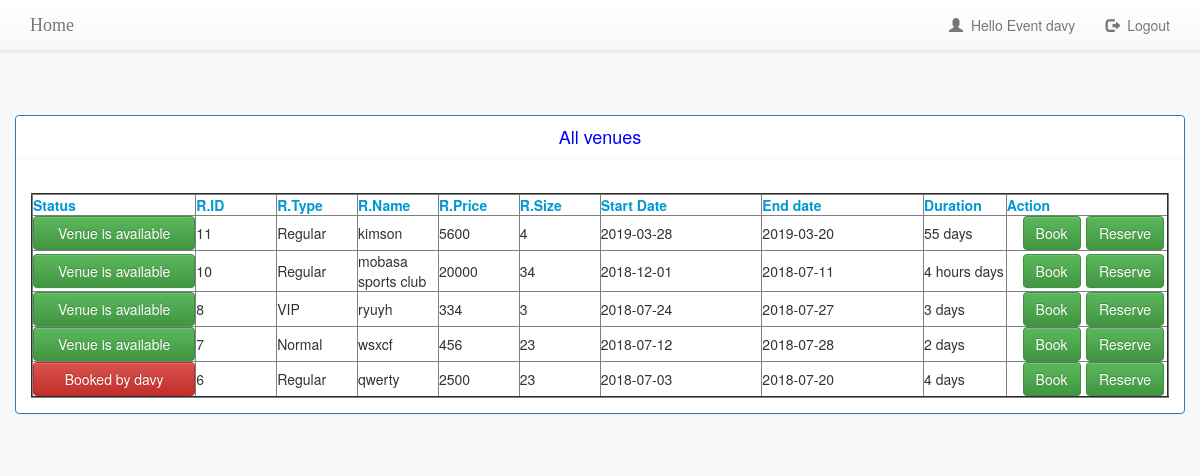
The page /ownerhome.php (signed in) on the database its author committed.
### tables this page shows
CREATE TABLE `tbl_users` (
  `user_id` int(11) NOT NULL,
  `firstname` varchar(60) NOT NULL,
  `lastname` varchar(60) NOT NULL,
  `username` varchar(60) NOT NULL,
  `phonenumber` varchar(15) NOT NULL,
  `email` varchar(60) NOT NULL,
  `password` varchar(255) NOT NULL,
  `logintype` varchar(11) NOT NULL DEFAULT '0'
);

CREATE TABLE `tbl_venue` (
  `id` int(11) NOT NULL,
  `roomType` varchar(255) NOT NULL,
  `roomName` varchar(255) NOT NULL,
  `roomPrice` varchar(255) NOT NULL,
  `roomSize` varchar(255) NOT NULL,
  `startDate` varchar(255) NOT NULL,
  `endDate` varchar(255) NOT NULL,
  `duration` varchar(255) NOT NULL,
  `status` int(11) NOT NULL DEFAULT '0'
);

CREATE TABLE `tbl_bookreserve` (
  `id` int(11) NOT NULL,
  `postId` int(11) NOT NULL,
  `venueId` int(11) NOT NULL,
  `roomType` varchar(255) NOT NULL,
  `roomName` varchar(255) NOT NULL,
  `roomPrice` varchar(255) NOT NULL,
  `roomSize` varchar(255) NOT NULL,
  `startDate` varchar(255) NOT NULL,
  `endDate` varchar(255) NOT NULL,
  `duration` varchar(255) NOT NULL,
  `status` int(11) NOT NULL DEFAULT '0',
  `bookReservePerson` varchar(255) NOT NULL,
  `allocate` int(11) NOT NULL DEFAULT '0',
  `event` varchar(255) NOT NULL DEFAULT 'Non'
);

### ownerhome.php (the view, shortened to what this page needs)
<?php
include_once 'dbconnect.php';
$query = $DBcon->query("SELECT * FROM tbl_users WHERE user_id=".$_SESSION['userSession']);
$userRow=$query->fetch_array();
?>
<!DOCTYPE html PUBLIC "-//W3C//DTD XHTML 1.0 Transitional//EN" "http://www.w3.org/TR/xhtml1/DTD/xhtml1-transitional.dtd">
<html xmlns="http://www.w3.org/1999/xhtml">
<head>
<link href="bootstrap/css/bootstrap.min.css" rel="stylesheet" media="screen">
<link href="bootstrap/css/bootstrap-theme.min.css" rel="stylesheet" media="screen">
<link rel="stylesheet" href="style.css" type="text/css" />
</head>
<body>
<nav class="navbar navbar-default navbar-fixed-top">
      <div class="container">
        <div class="navbar-header">
          <a class="navbar-brand" href="#">Home</a>
        </div>
        <div id="navbar" class="navbar-collapse collapse">
          <ul class="nav navbar-nav navbar-right">
            <li><a href="#"><span class="glyphicon glyphicon-user"></span>&nbsp; <?php echo "Hello Event ".$userRow['username']; ?></a></li>
            <li><a href="logout.php?logout"><span class="glyphicon glyphicon-log-out"></span>&nbsp; Logout</a></li>
          </ul>
        </div>
      </div>
    </nav>
<div class="row" style="padding-top: 100px;">
  <div class="panel-body">
     <div class="col-md-12 ">
    <div class="panel panel-primary">
      <div class="panel heading">
       <h4 style="color: blue;"><center>All venues</center></h4>
      </div>
      <div class="panel-body" style="overflow-y: scroll;max-height: 720px;">
       <table  width="100%"  border='2' align="center">
                <thead>
                <tr>
                     <th width="5%" style="color: #0099D3;">Status</th>
                    <th width="5%" style="color: #0099D3;">R.ID</th>
                   <th width="5%" style="color: #0099D3;">R.Type</th>
                   <th width="5%" style="color: #0099D3;">R.Name</th>
                    <th width="5%" style="color: #0099D3;">R.Price</th>
                     <th width="5%" style="color: #0099D3;">R.Size</th>
                      <th width="10%" style="color: #0099D3;">Start Date</th>
                       <th width="10%" style="color: #0099D3;">End date</th>
                        <th width="5%" style="color: #0099D3;">Duration</th>
                         <th width="10%" style="color: #0099D3;">Action</th>
                </tr>
                </thead>
                <tbody>
<?php
 $stmt = $DB_con->prepare('SELECT * FROM tbl_venue ORDER BY id DESC');
    $stmt->execute();
    if($stmt->rowCount() > 0)
    {
        while($row=$stmt->fetch(PDO::FETCH_ASSOC))
        {
            extract($row);
            ?>
           <?php
                 echo '<tr>';
                  echo '<td width="5%">';
                    if($row['status']==1){
        $id = $row['id'];
        $stmt_select_venue = $DB_con->prepare('SELECT * FROM tbl_bookReserve WHERE venueId =:uid');
        $stmt_select_venue->execute(array(':uid'=>$id));
        $select_row = $stmt_select_venue->fetch(PDO::FETCH_ASSOC);
                      ?>
                      <button class="btn btn-md btn-danger btn-block" type="submit" >Booked by <?php echo $select_row['bookReservePerson']; ?></button>
                      <?php
                    }elseif($row['status']==0){
                      ?>
                      <button class="btn btn-md btn-success btn-block" type="submit" >Venue is available</button>
                      <?php
                    }
                 echo '</td>';
                 echo '<td width="5%">';
                     echo $row['id'];
                 echo '</td>';
                  echo '<td width="5%">';
                     echo $row['roomType'];
                 echo '</td>';
                  echo '<td width="5%">';
                 echo $row['roomName'];
                 echo '</td>';
                 echo '<td width="5%">';
               echo $row['roomPrice'];
               echo '</td>';
                  echo '<td width="5%">';
               echo $row['roomSize'];
               echo '</td>';
                echo '<td width="10%">';
               echo $row['startDate'];
               echo '</td>';
                echo '<td width="10%">';
               echo $row['endDate'];
               echo '</td>';
                echo '<td width="5%">';
               echo $row['duration'].' days';
               echo '</td>';
                echo '<td width="10%">';
              ?>
<div class="row">
  <div class="col-md-4 col-md-offset-1">
     <a href="bookReserve.php?book_id=<?php echo $row['id']; ?>"><button class="btn  btn-success " type="submit" name="btn-login">Book</button></a>
  </div>
  <div class="col-md-4">
     <a href="bookReserve.php?reserve_id=<?php echo $row['id']; ?>"><button class="btn  btn-success " type="submit" name="btn-login">Reserve</button></a>
  </div>
</div>
              <?php
               echo '</td>';
                 echo '</tr>';
                    ?>
                <?php
        }
    }
?>
                </tbody>
            </table>
      </div>
    </div>
  </div>
  </div>
</div>
</body>
</html>

### style.css (style rules this page uses)
body { background:#f9f9f9; }
.navbar-brand { font-family:"Lucida Handwriting"; }

### rows shown on the page
tbl_users: username "davy"
tbl_venue: status "Venue is available", id "11", roomType "Regular", roomName "kimson", roomPrice "5600", roomSize "4", startDate "2019-03-28", endDate "2019-03-20", duration "55"
tbl_venue: status "Venue is available", id "10", roomType "Regular", roomName "mobasa sports club", roomPrice "20000", roomSize "34", startDate "2018-12-01", endDate "2018-07-11", duration "4 hours"
tbl_venue: status "Venue is available", id "8", roomType "VIP", roomName "ryuyh", roomPrice "334", roomSize "3", startDate "2018-07-24", endDate "2018-07-27", duration "3"
tbl_venue: status "Venue is available", id "7", roomType "Normal", roomName "wsxcf", roomPrice "456", roomSize "23", startDate "2018-07-12", endDate "2018-07-28", duration "2"
tbl_venue: tbl_bookreserve.bookReservePerson "davy", id "6", roomType "Regular", roomName "qwerty", roomPrice "2500", roomSize "23", startDate "2018-07-03", endDate "2018-07-20", duration "4"
